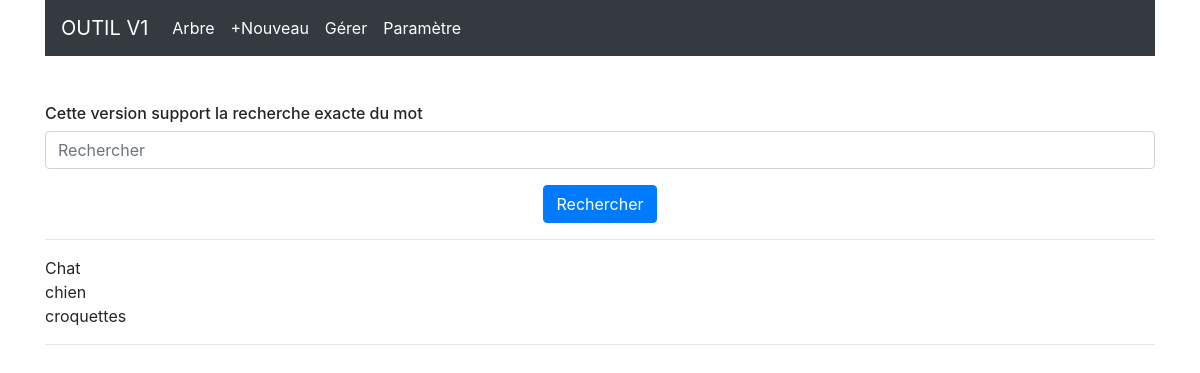
Page /index.php?s=Domestique on the committed database.
### tables this page shows
CREATE TABLE `trees` (
  `id` int(11) NOT NULL,
  `name` varchar(255) DEFAULT NULL,
  `treeId` int(11) DEFAULT NULL,
  `node` varchar(255) DEFAULT '',
  `isquestion` bit(1) NOT NULL DEFAULT b'0'
);

### config.php (called while the page is built, shortened)
<?php
class Connection{
    private $servername="localhost";
    private $username="root";
    private  $psw='$Zaki2704';
    function __construct()
    {
        try{
            $this->PDOConnection=new PDO("mysql:host=$this->servername;dbname=arbresdb",$this->username,$this->psw);
        }catch(PDOException $e){
            echo "Database connection failed ".$e->getMessage();
        }
    }
    public static function  getConnection(){
        $con=new Connection();
          return $con->PDOConnection;
    }
}
?>

### TreeDAO.php (the view, shortened to what this page needs)
<?php
class TreeDAO
{
    public $con;
    function __construct($con)
    {
        $this->con = $con;
    }
    public function search($text)
    {
        $arr = explode(' ', $text);
        foreach ($arr as $key => $word) {
            if (strlen($word) > 1) {
                $sql = "SELECT * from trees where name like '%$word%'";
                $stm = $this->con->prepare($sql);
                $result = [];
                try {
                    $stm->execute();
                    $data = $stm->fetchAll();
                    if ($data) {
                        foreach ($data as $value) {
                            array_push($result, $value);
                            $node = $value["node"];
                            $sql2 = "SELECT * from trees where node like '$node.%' and isquestion=0";
                            $stm2 = $this->con->prepare($sql2);
                            $result = [];
                            try {
                                $stm2->execute();
                                $datas = $stm2->fetchAll();
                                if ($datas) {
                                    foreach ($datas as $v) {
                                        array_push($result, $v);
                                        echo $v['name'] . "<br>";
                                    }
                                } else {
                                    echo "nothing";
                                }
                            } catch (PDOException $e) {
                                echo $e->getMessage();
                            }
                        }
                    } else {
                        echo "Aucun Résultat";
                    }
                } catch (PDOException $e) {
                    echo $e->getMessage();
                }
            }
        }
    }
}

### rows in the picture
trees: name "Chat"
trees: name "chien"
trees: name "croquettes"
